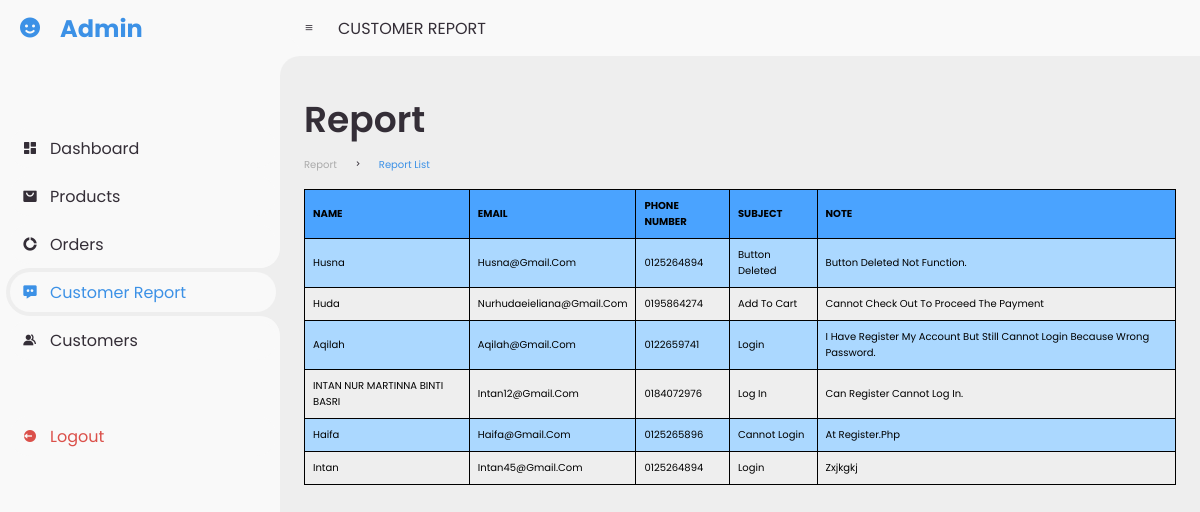
The app's page /report.php with its own data.
### tables this page shows
CREATE TABLE `contact` (
  `id` int(100) NOT NULL,
  `name` varchar(100) NOT NULL,
  `email` varchar(50) NOT NULL,
  `phoneNum` varchar(15) NOT NULL,
  `subject` varchar(50) NOT NULL,
  `note` text NOT NULL
);

### report.php (the view, shortened to what this page needs)
<?php
    include'config.php';
$query = "SELECT * FROM contact";
$result = $conn->query($query);
?>
<!DOCTYPE html>
<html lang="en">
<head>
    <link href='https://unpkg.com/boxicons@2.0.9/css/boxicons.min.css' rel='stylesheet'>
    <link rel="stylesheet" href="Admin.css">
</head>
<body>
    <section id="sidebar">
        <a href="#" class="brand">
            <i class='bx bxs-smile'></i>
            <span class="text">Admin</span>
        </a>
        <ul class="side-menu top">
            <li>
                <a href="Admin.php">
                    <i class='bx bxs-dashboard' ></i>
                    <span class="text">Dashboard</span>
                </a>
            </li>
            <li>
                <a href="productadmin.php">
                    <i class='bx bxs-shopping-bag-alt' ></i>
                    <span class="text">Products</span>
                </a>
            </li>
            <li>
                <a href="orderAdmin.php">
                    <i class='bx bxs-doughnut-chart' ></i>
                    <span class="text">Orders</span>
                </a>
            </li>
            <li class="active">
                <a href="#">
                    <i class='bx bxs-message-dots' ></i>
                    <span class="text">Customer Report</span>
                </a>
            </li>
            <li>
                <a href="customerlist.php">
                    <i class='bx bxs-group' ></i>
                    <span class="text">Customers</span>
                </a>
            </li>
        </ul>
        <ul class="side-menu">
            <li>
                <a href="homepage.php" class="logout">
                    <i class='bx bxs-log-out-circle' ></i>
                    <span class="text">Logout</span>
                </a>
            </li>
        </ul>
    </section>
    <section id="content">
        <nav>
            <i class='bx bx-menu' ></i>
            <a href="#" class="nav-link">CUSTOMER REPORT</a>
        </nav>
</head>
<main>
    <div class="head-title">
        <div class="left">
            <h1>Report</h1>
            <ul class="breadcrumb">
                 <li>
                    <a href="#">Report</a>
                </li>
                <li><i class='bx bx-chevron-right' ></i></li>
                <li>
                    <a class="active" href="#">Report List</a>
                </li>
            </ul>
        </div>
    <table>
        <tr>
            <th>name</th>
            <th>email</th>
            <th>phone Number</th>
            <th>subject</th>
            <th>note</th>
        </tr>
        <?php while ($row = $result->fetch_assoc()): ?>
            <tr>
                <td><?php echo $row['name']; ?></td>
                <td><?php echo $row['email']; ?></td>
                <td><?php echo $row['phoneNum']; ?></td>
                <td><?php echo $row['subject']; ?></td>
                <td><?php echo $row['note']; ?></td>
            </tr>
        <?php endwhile; ?>
    </table>
</main>
</body>
</html>

### Admin.css (style rules this page uses)
* { margin: 0; padding: 0; box-sizing: border-box; }
a { text-decoration: none; }
li { list-style: none; }
:root { --poppins: 'Poppins', sans-serif; --lato: 'Lato', sans-serif; --light: #F9F9F9; --blue: #3C91E6; --light-blue: #CFE8FF; --grey: #eee; --dark-grey: #AAAAAA; --dark: #342E37; --red: #DB504A; --yellow: #FFCE26; --light-yellow: #FFF2C6; --orange: #FD7238; --light-orange: #FFE0D3; }
html { overflow-x: hidden; }
body { background: var(--grey); overflow-x: hidden; }
#sidebar { position: fixed; top: 0; left: 0; width: 280px; height: 100%; background: var(--light); z-index: 2000; font-family: var(--lato); transition: .3s ease; overflow-x: hidden; scrollbar-width: none; }
#sidebar .brand { font-size: 24px; font-weight: 700; height: 56px; display: flex; align-items: center; color: var(--blue); position: sticky; top: 0; left: 0; background: var(--light); z-index: 500; padding-bottom: 20px; box-sizing: content-box; }
#sidebar .brand .bx { min-width: 60px; display: flex; justify-content: center; }
#sidebar .side-menu { width: 100%; margin-top: 48px; }
#sidebar .side-menu li { height: 48px; background: transparent; margin-left: 6px; border-radius: 48px 0 0 48px; padding: 4px; }
#sidebar .side-menu li.active { background: var(--grey); position: relative; }
#sidebar .side-menu li.active::before { content: ''; position: absolute; width: 40px; height: 40px; border-radius: 50%; top: -40px; right: 0; box-shadow: 20px 20px 0 var(--grey); z-index: -1; }
#sidebar .side-menu li.active::after { content: ''; position: absolute; width: 40px; height: 40px; border-radius: 50%; bottom: -40px; right: 0; box-shadow: 20px -20px 0 var(--grey); z-index: -1; }
#sidebar .side-menu li a { width: 100%; height: 100%; background: var(--light); display: flex; align-items: center; border-radius: 48px; font-size: 16px; color: var(--dark); white-space: nowrap; overflow-x: hidden; }
#sidebar .side-menu.top li.active a { color: var(--blue); }
#sidebar .side-menu li a.logout { color: var(--red); }
#sidebar .side-menu li a .bx { min-width: calc(60px - ((4px + 6px) * 2)); display: flex; justify-content: center; }
#content { position: relative; width: calc(100% - 280px); left: 280px; transition: .3s ease; }
#content nav { height: 56px; background: var(--light); padding: 0 24px; display: flex; align-items: center; grid-gap: 24px; font-family: var(--lato); position: sticky; top: 0; left: 0; z-index: 1000; }
#content nav::before { content: ''; position: absolute; width: 40px; height: 40px; bottom: -40px; left: 0; border-radius: 50%; box-shadow: -20px -20px 0 var(--light); }
#content nav a { color: var(--dark); }
#content nav .bx.bx-menu { cursor: pointer; color: var(--dark); }
#content nav .nav-link { font-size: 16px; transition: .3s ease; }
#content main { width: 100%; padding: 36px 24px; font-family: var(--poppins); max-height: calc(100vh - 56px); overflow-y: auto; }
#content main .head-title { display: flex; align-items: center; justify-content: space-between; grid-gap: 16px; flex-wrap: wrap; }
#content main .head-title .left h1 { font-size: 36px; font-weight: 600; margin-bottom: 10px; color: var(--dark); }
#content main .head-title .left .breadcrumb { display: flex; align-items: center; grid-gap: 16px; }
#content main .head-title .left .breadcrumb li { color: var(--dark); }
#content main .head-title .left .breadcrumb li a { color: var(--dark-grey); pointer-events: none; }
#content main .head-title .left .breadcrumb li a.active { color: var(--blue); pointer-events: unset; }
:root { --green: #27ae60; --black: #333; --white: #fff; --bg-color:0 .5rem 1rem rgba(0,0,0,0.1); --border:1rem solid var(--black); }
* { font-family: 'Poppins', sans-serif; margin:0; padding: 0; box-sizing: border-box;; outline: none; border: none; text-decoration: none; text-transform: capitalize; }
html { font-size: 62.5%; overflow-x: hidden; }

### report.php (style rules this page uses)
table { width: 100%; border-collapse: collapse; font-family: Arial, sans-serif; }
th, td { padding: 10px; text-align: left; border-bottom: 1px solid #ddd; }
th { background-color: #4aa3ff; color: black; font-weight: bold; text-transform: uppercase; }
tr:nth-child(even) { background-color: #abd8ff; }
table { border-collapse: collapse; width: 100%; }
th, td { border: 1px solid black; padding: 8px; }

### records on screen
contact: name "Husna", email "Husna@gmail.com", phoneNum "0125264894", subject "Button Deleted", note "Button Deleted Not Function."
contact: name "Huda", email "Nurhudaeieliana@gmail.com", phoneNum "0195864274", subject "Add To Cart", note "Cannot Check Out To Proceed The Payment"
contact: name "Aqilah", email "Aqilah@gmail.com", phoneNum "0122659741", subject "Login", note "I Have Register My Account But Still Cannot Login Because Wrong Password."
contact: name "INTAN NUR MARTINNA BINTI BASRI", email "Intan12@gmail.com", phoneNum "0184072976", subject "Log In", note "Can Register Cannot Log In."
contact: name "Haifa", email "Haifa@gmail.com", phoneNum "0125265896", subject "Cannot Login", note "At Register.php"
contact: name "Intan", email "Intan45@gmail.com", phoneNum "0125264894", subject "Login", note "Zxjkgkj"
